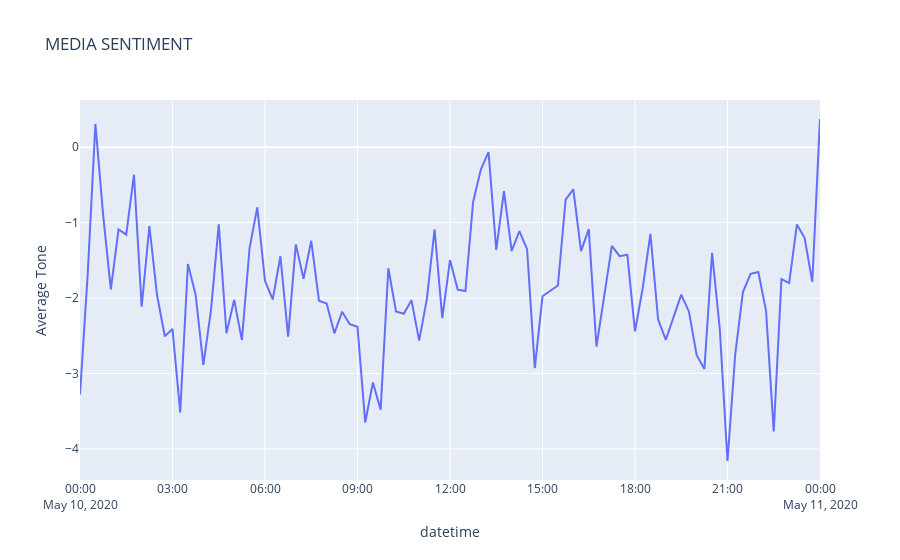

The notebook cell saved with this chart:
### Code cell
#sns.lineplot(x=timeline_tone['Average Tone'], y=timeline_tone.datetime, data=df)
## PLOTTING TIMELINE TONE to REPLICATE THE GRAPH IN GDELT
timeline_tone_fig = px.line(df_timeline_tone, x="datetime", y="Average Tone", title= "MEDIA SENTIMENT")
timeline_tone_fig.show()
